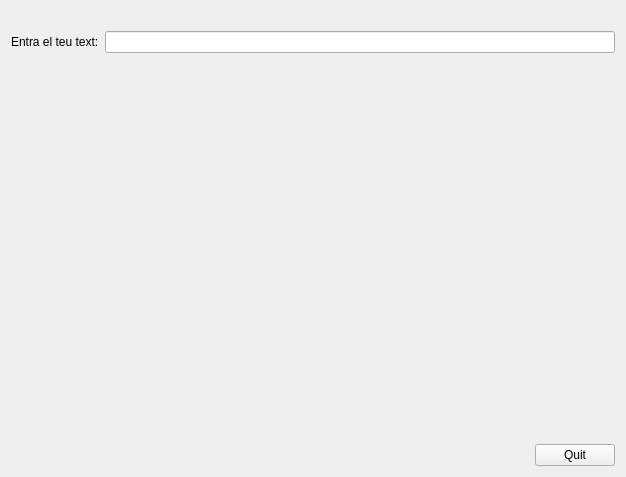
<?xml version="1.0" encoding="UTF-8"?>
<ui version="4.0">
 <class>Form</class>
 <widget class="QWidget" name="Form">
  <property name="geometry">
   <rect>
    <x>0</x>
    <y>0</y>
    <width>626</width>
    <height>477</height>
   </rect>
  </property>
  <property name="windowTitle">
   <string>Form</string>
  </property>
  <layout class="QVBoxLayout" name="verticalLayout_3">
   <item>
    <layout class="QVBoxLayout" name="verticalLayout">
     <item>
      <widget class="QLabel" name="label">
       <property name="text">
        <string/>
       </property>
      </widget>
     </item>
     <item>
      <layout class="QHBoxLayout" name="horizontalLayout">
       <item>
        <widget class="QLabel" name="label_2">
         <property name="text">
          <string>Entra el teu text:</string>
         </property>
        </widget>
       </item>
       <item>
        <widget class="MyLineEdit" name="lineEdit"/>
       </item>
      </layout>
     </item>
    </layout>
   </item>
   <item>
    <layout class="QHBoxLayout" name="horizontalLayout_2">
     <item>
      <spacer name="horizontalSpacer">
       <property name="orientation">
        <enum>Qt::Horizontal</enum>
       </property>
       <property name="sizeHint" stdset="0">
        <size>
         <width>40</width>
         <height>20</height>
        </size>
       </property>
      </spacer>
     </item>
     <item>
      <layout class="QVBoxLayout" name="verticalLayout_2">
       <item>
        <spacer name="verticalSpacer">
         <property name="orientation">
          <enum>Qt::Vertical</enum>
         </property>
         <property name="sizeHint" stdset="0">
          <size>
           <width>20</width>
           <height>40</height>
          </size>
         </property>
        </spacer>
       </item>
       <item>
        <widget class="QPushButton" name="pushButton">
         <property name="text">
          <string>Quit</string>
         </property>
        </widget>
       </item>
      </layout>
     </item>
    </layout>
   </item>
  </layout>
 </widget>
 <customwidgets>
  <customwidget>
   <class>MyLineEdit</class>
   <extends>QLineEdit</extends>
   <header>MyLineEdit.h</header>
   <slots>
    <signal>enviaText(QString)</signal>
    <slot>enviaText()</slot>
    <slot>tractarReturn()</slot>
   </slots>
  </customwidget>
 </customwidgets>
 <resources/>
 <connections>
  <connection>
   <sender>pushButton</sender>
   <signal>clicked()</signal>
   <receiver>Form</receiver>
   <slot>close()</slot>
   <hints>
    <hint type="sourcelabel">
     <x>584</x>
     <y>455</y>
    </hint>
    <hint type="destinationlabel">
     <x>445</x>
     <y>370</y>
    </hint>
   </hints>
  </connection>
  <connection>
   <sender>lineEdit</sender>
   <signal>returnPressed()</signal>
   <receiver>lineEdit</receiver>
   <slot>tractarReturn()</slot>
   <hints>
    <hint type="sourcelabel">
     <x>277</x>
     <y>51</y>
    </hint>
    <hint type="destinationlabel">
     <x>171</x>
     <y>54</y>
    </hint>
   </hints>
  </connection>
  <connection>
   <sender>lineEdit</sender>
   <signal>enviaText(QString)</signal>
   <receiver>label</receiver>
   <slot>setText(QString)</slot>
   <hints>
    <hint type="sourcelabel">
     <x>124</x>
     <y>53</y>
    </hint>
    <hint type="destinationlabel">
     <x>89</x>
     <y>12</y>
    </hint>
   </hints>
  </connection>
 </connections>
</ui>
